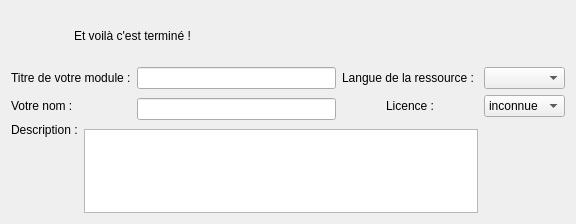
         <widget class="QWidget" name="PRscrollAreaWidgetContents">
          <property name="geometry">
           <rect>
            <x>0</x>
            <y>0</y>
            <width>576</width>
            <height>224</height>
           </rect>
          </property>
          <layout class="QGridLayout" name="gridLayout_49">
           <item row="0" column="0" colspan="3">
            <widget class="QLabel" name="lblEtVoilaCTermine">
             <property name="minimumSize">
              <size>
               <width>0</width>
               <height>50</height>
              </size>
             </property>
             <property name="maximumSize">
              <size>
               <width>16777215</width>
               <height>100</height>
              </size>
             </property>
             <property name="styleSheet">
              <string notr="true">border: 1px black solid;
padding: 4 4 4 60px;
border-radius: 10px;
background: #ddf url(&quot;:/aide&quot;) no-repeat;</string>
             </property>
             <property name="text">
              <string>Et voilà c'est terminé !</string>
             </property>
            </widget>
           </item>
           <item row="1" column="0" colspan="2">
            <widget class="QLabel" name="lblTitreModule">
             <property name="text">
              <string>Titre de votre module :</string>
             </property>
             <property name="buddy">
              <cstring>leTitre</cstring>
             </property>
            </widget>
           </item>
           <item row="1" column="2">
            <widget class="QLineEdit" name="leTitre">
             <property name="flagModification" stdset="0">
              <bool>true</bool>
             </property>
            </widget>
           </item>
           <item row="1" column="3">
            <widget class="QLabel" name="lblLangueRessource">
             <property name="text">
              <string>Langue de la ressource : </string>
             </property>
            </widget>
           </item>
           <item row="1" column="4">
            <widget class="QComboBox" name="cbLangueRessource"/>
           </item>
           <item row="2" column="0">
            <widget class="QLabel" name="lblNom">
             <property name="text">
              <string>Votre nom :</string>
             </property>
             <property name="buddy">
              <cstring>leAuteur</cstring>
             </property>
            </widget>
           </item>
           <item row="2" column="2" rowspan="2">
            <widget class="QLineEdit" name="leAuteur">
             <property name="text">
              <string/>
             </property>
             <property name="flagModification" stdset="0">
              <bool>true</bool>
             </property>
            </widget>
           </item>
           <item row="2" column="3">
            <widget class="QLabel" name="lblLicence">
             <property name="text">
              <string>Licence :</string>
             </property>
             <property name="alignment">
              <set>Qt::AlignCenter</set>
             </property>
             <property name="buddy">
              <cstring>cbLicence</cstring>
             </property>
            </widget>
           </item>
           <item row="2" column="4">
            <widget class="QComboBox" name="cbLicence">
             <property name="flagModification" stdset="0">
              <bool>true</bool>
             </property>
             <item>
              <property name="text">
               <string>inconnue</string>
              </property>
             </item>
             <item>
              <property name="text">
               <string>cc-by-sa</string>
              </property>
             </item>
             <item>
              <property name="text">
               <string>cc</string>
              </property>
             </item>
             <item>
              <property name="text">
               <string>cc-by</string>
              </property>
             </item>
             <item>
              <property name="text">
               <string>gfdl</string>
              </property>
             </item>
             <item>
              <property name="text">
               <string>pd</string>
              </property>
             </item>
            </widget>
           </item>
           <item row="3" column="0" rowspan="2">
            <widget class="QLabel" name="label_9">
             <property name="text">
              <string>Description :</string>
             </property>
             <property name="alignment">
              <set>Qt::AlignLeading|Qt::AlignLeft|Qt::AlignTop</set>
             </property>
             <property name="buddy">
              <cstring>teDescription</cstring>
             </property>
            </widget>
           </item>
           <item row="4" column="1" colspan="3">
            <widget class="QPlainTextEdit" name="teDescription">
             <property name="flagModification" stdset="0">
              <bool>true</bool>
             </property>
            </widget>
           </item>
          </layout>
          <zorder>lblEtVoilaCTermine</zorder>
          <zorder>lblTitreModule</zorder>
          <zorder>leTitre</zorder>
          <zorder>lblNom</zorder>
          <zorder>leAuteur</zorder>
          <zorder>label_9</zorder>
          <zorder>teDescription</zorder>
          <zorder>lblLangueRessource</zorder>
          <zorder>cbLangueRessource</zorder>
          <zorder>lblLicence</zorder>
          <zorder>cbLicence</zorder>
         </widget>
